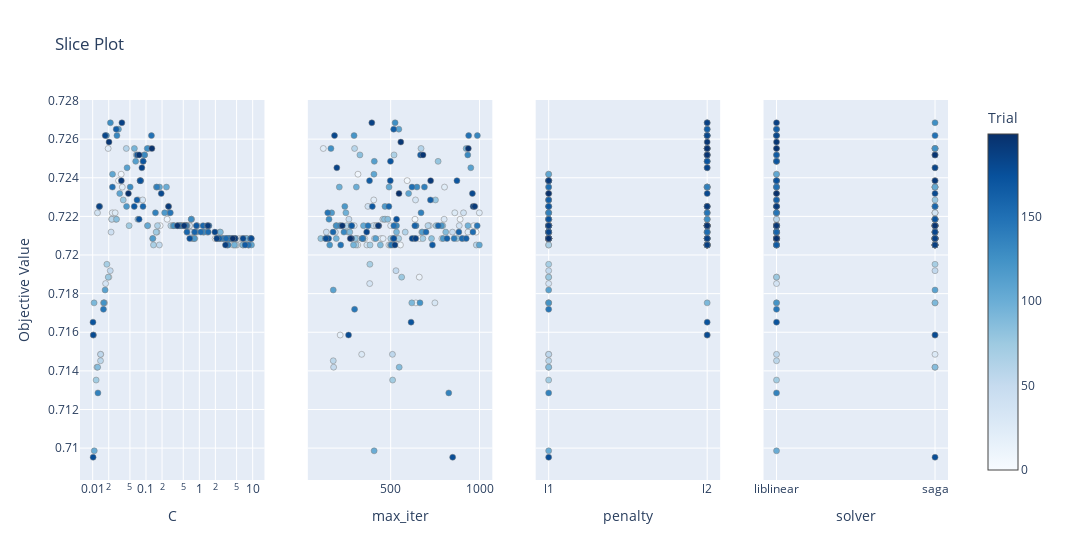

Notebook source saved alongside this figure:
### Code cell
optuna.visualization.plot_slice(study, params=['penalty', 'C', 'max_iter', 'solver'])

### Figure 1 — Plotly figure (JSON) as saved in the notebook; plotly's stock layout.template omitted (floating-point values rounded to 4 significant figures; data arrays with more than 128 entries replaced by an {"elided": "..."} marker saying what was removed)
{"data": [{"marker": {"color": {"elided": "200 int values"}, "colorbar": {"title": {"text": "Trial"}, "x": 1, "xpad": 40}, "colorscale": [[0, "rgb(247,251,255)"], [0.125, "rgb(222,235,247)"], [0.25, "rgb(198,219,239)"], [0.375, "rgb(158,202,225)"], [0.5, "rgb(107,174,214)"], [0.625, "rgb(66,146,198)"], [0.75, "rgb(33,113,181)"], [0.875, "rgb(8,81,156)"], [1, "rgb(8,48,107)"]], "line": {"color": "Grey", "width": 0.5}, "showscale": true}, "mode": "markers", "name": "Feasible Trial", "showlegend": false, "type": "scatter", "x": {"elided": "200 float values"}, "xaxis": "x", "y": {"elided": "200 float values"}, "yaxis": "y"}, {"marker": {"color": {"elided": "200 int values"}, "colorbar": {"title": {"text": "Trial"}, "x": 1, "xpad": 40}, "colorscale": [[0, "rgb(247,251,255)"], [0.125, "rgb(222,235,247)"], [0.25, "rgb(198,219,239)"], [0.375, "rgb(158,202,225)"], [0.5, "rgb(107,174,214)"], [0.625, "rgb(66,146,198)"], [0.75, "rgb(33,113,181)"], [0.875, "rgb(8,81,156)"], [1, "rgb(8,48,107)"]], "line": {"color": "Grey", "width": 0.5}, "showscale": false}, "mode": "markers", "name": "Feasible Trial", "showlegend": false, "type": "scatter", "x": {"elided": "200 int values"}, "xaxis": "x2", "y": {"elided": "200 float values"}, "yaxis": "y2"}, {"marker": {"color": {"elided": "200 int values"}, "colorbar": {"title": {"text": "Trial"}, "x": 1, "xpad": 40}, "colorscale": [[0, "rgb(247,251,255)"], [0.125, "rgb(222,235,247)"], [0.25, "rgb(198,219,239)"], [0.375, "rgb(158,202,225)"], [0.5, "rgb(107,174,214)"], [0.625, "rgb(66,146,198)"], [0.75, "rgb(33,113,181)"], [0.875, "rgb(8,81,156)"], [1, "rgb(8,48,107)"]], "line": {"color": "Grey", "width": 0.5}, "showscale": false}, "mode": "markers", "name": "Feasible Trial", "showlegend": false, "type": "scatter", "x": {"elided": "200 str values"}, "xaxis": "x3", "y": {"elided": "200 float values"}, "yaxis": "y3"}, {"marker": {"color": {"elided": "200 int values"}, "colorbar": {"title": {"text": "Trial"}, "x": 1, "xpad": 40}, "colorscale": [[0, "rgb(247,251,255)"], [0.125, "rgb(222,235,247)"], [0.25, "rgb(198,219,239)"], [0.375, "rgb(158,202,225)"], [0.5, "rgb(107,174,214)"], [0.625, "rgb(66,146,198)"], [0.75, "rgb(33,113,181)"], [0.875, "rgb(8,81,156)"], [1, "rgb(8,48,107)"]], "line": {"color": "Grey", "width": 0.5}, "showscale": false}, "mode": "markers", "name": "Feasible Trial", "showlegend": false, "type": "scatter", "x": {"elided": "200 str values"}, "xaxis": "x4", "y": {"elided": "200 float values"}, "yaxis": "y4"}], "layout": {"title": {"text": "Slice Plot"}, "width": 1200, "xaxis": {"anchor": "y", "domain": [0, 0.2125], "title": {"text": "C"}, "type": "log"}, "xaxis2": {"anchor": "y2", "domain": [0.2625, 0.475], "title": {"text": "max_iter"}}, "xaxis3": {"anchor": "y3", "categoryarray": ["l1", "l2"], "categoryorder": "array", "domain": [0.525, 0.7375], "title": {"text": "penalty"}, "type": "category"}, "xaxis4": {"anchor": "y4", "categoryarray": ["liblinear", "saga"], "categoryorder": "array", "domain": [0.7875, 1], "title": {"text": "solver"}, "type": "category"}, "yaxis": {"anchor": "x", "domain": [0, 1], "title": {"text": "Objective Value"}}, "yaxis2": {"anchor": "x2", "domain": [0, 1], "matches": "y", "showticklabels": false}, "yaxis3": {"anchor": "x3", "domain": [0, 1], "matches": "y", "showticklabels": false}, "yaxis4": {"anchor": "x4", "domain": [0, 1], "matches": "y", "showticklabels": false}}}
